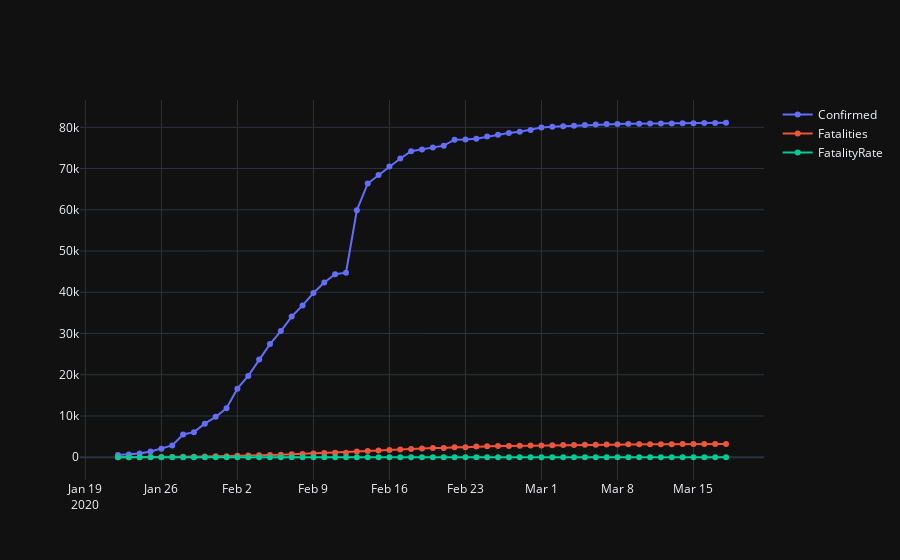

This figure's notebook cell:
### Markdown cell above
### China

### Code cell
fig = go.Figure()
fig.add_trace(go.Scatter(x=china['Date'], y=china['ConfirmedCases'],
                         mode='lines+markers',
                         name='Confirmed'))
fig.add_trace(go.Scatter(x=china['Date'], y=china['Fatalities'],
                         mode='lines+markers',
                         name='Fatalities'))
fig.add_trace(go.Scatter(x=china['Date'], y=china['Fatalities']/china['ConfirmedCases'],
                         mode='lines+markers',
                         name='FatalityRate'))
fig.show()
